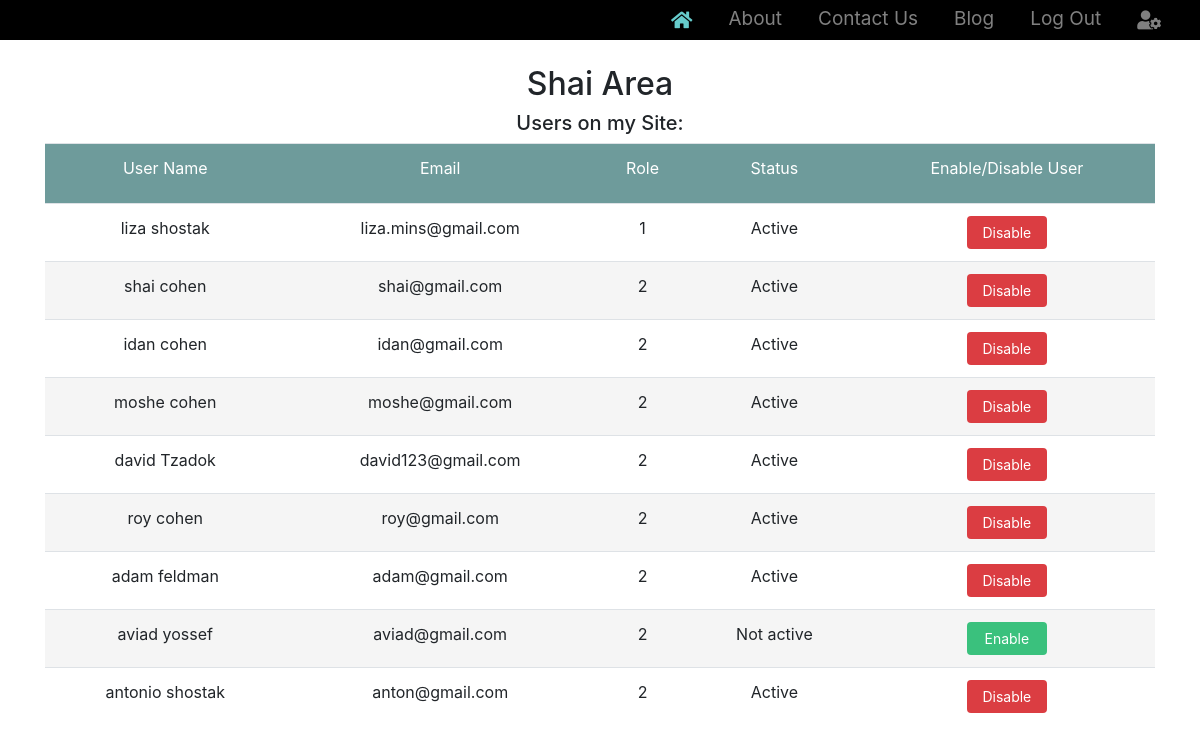
The app's page /admin.php (signed in) with its own data.
### tables this page shows
CREATE TABLE `users` (
  `id` int(11) NOT NULL,
  `first_name` varchar(255) NOT NULL,
  `last_name` varchar(255) NOT NULL,
  `email` varchar(255) NOT NULL,
  `password` varchar(255) NOT NULL,
  `role` int(11) NOT NULL,
  `status` int(11) NOT NULL
);

### admin.php (the view, shortened to what this page needs)
<?php
if (confirm_user()) {
    $user = $_SESSION['uname'];
    $user = ucfirst($user);
} else {
    header("location: index.php");
}
if ($link = db_connect()) {
    $sql = 'SELECT * FROM users';
    $result = mysqli_query($link, $sql);
    if ($result && mysqli_num_rows($result) > 0) {
        while ($row = mysqli_fetch_assoc($result)) {
            $data[] = $row;
        }
    }
}
?>
<?php
require_once 'tamplate/header.php';
?>
<div class="sign-up">
    <div class="blog-page">
        <div class="container">
            <h2><?= $user ?> Area </h2>
            <h5>Users on my Site:</h5>
            <table class="table ">
                <thead>
                    <tr>
                        <td>User Name</td>
                        <td>Email</td>
                        <td>Role</td>
                        <td>Status</td>
                        <td>Enable/Disable User</td>
                    </tr>
                </thead>
                <?php foreach ($data as $user): ?>
                    <tr>
                        <td><?= htmlspecialchars($user['first_name'] . " " . $user['last_name']) ?></td>
                        <td><?= htmlspecialchars($user['email']) ?></td>
                        <td><?= $user['role'] ?></td>
                        <td>  <?php if ($user['status'] == 0): ?>
                                Not active
                            <?php else: ?>
                                Active
                            <?php endif; ?>
                        </td>
                        <td> <?php if ($user['status'] == 0): ?>
                                <a class=" btn btn-enable" href="admin.php?opp=approve&uid=<?= $user['id'] ?>&uemail=<?= $user['email'] ?>">Enable</a>
                            <?php else: ?>
                                <a class=" btn btn-disable" href="admin.php?opp=not_approve&uid=<?= $user['id'] ?>&uemail=<?= $user['email'] ?>">Disable</a>
                            <?php endif; ?>
                        </td>
                    </tr>
                <?php endforeach; ?>
            </table>
        </div>
    </div>
</div>
</body>
</html>

### style/style.css (style rules this page uses)
html,body { height: 100%; }
.container { display: flex; flex-direction: column; justify-content: center; height: 100%; padding-top: 50px; }
.sign-up { text-align: center; background-color:#e1e3e8; min-height: 100%; }
.blog-page { background-color: white; width: 100%; height:100%; text-align: center; padding: 15px; }
table thead tr { height: 60px; background: #2e6e6eb0; color: white; }
tr:nth-child(even) { background: #F5F5F5; }
table { border-spacing: 1px; }
.btn-enable { background-color:#3ac17d; width:80px; font-size: 14px; text-align: center; border:none; color: white; }
.btn-disable { background-color:#db3d42; width:80px; font-size: 14px; text-align: center; border:none; color: white; }

### records on screen
users: first_name+last_name "liza shostak", email "liza.mins@gmail.com", role "1", status "Active"
users: first_name+last_name "shai cohen", email "shai@gmail.com", role "2", status "Active"
users: first_name+last_name "idan cohen", email "idan@gmail.com", role "2", status "Active"
users: first_name+last_name "moshe cohen", email "moshe@gmail.com", role "2", status "Active"
users: first_name+last_name "david Tzadok", email "david123@gmail.com", role "2", status "Active"
users: first_name+last_name "roy cohen", email "roy@gmail.com", role "2", status "Active"
users: first_name+last_name "adam feldman", email "adam@gmail.com", role "2", status "Active"
users: first_name+last_name "aviad yossef", email "aviad@gmail.com", role "2", status "Not active"
users: first_name+last_name "antonio shostak", email "anton@gmail.com", role "2", status "Active"

### other values on screen
$user "Shai"
